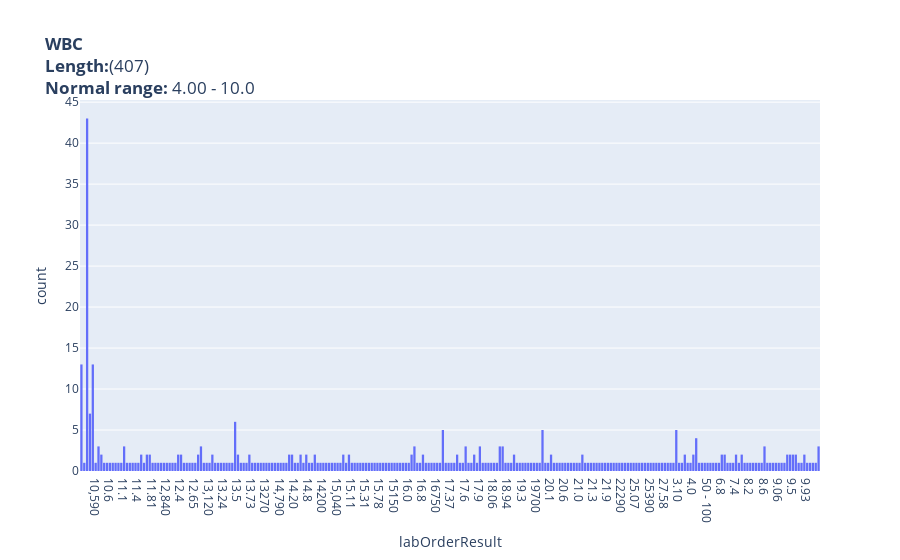

Source (notebook cell):
### Code cell
df = selected_lab_df.loc[selected_lab_df['labItemsNameRef'] == 'WBC'].sort_values(by='labOrderResult')
df_len = df.shape[0]
lab_name = 'WBC'
normal_range = '4.00 - 10.0'
fig1 = px.histogram(data_frame = df,x = "labOrderResult",title=f'<b>{lab_name}</b><br><b>Length:</b>({df_len})<br><b>Normal range:</b> {normal_range}')

fig1.show()

### Figure 1 — Plotly figure (JSON) as saved in the notebook; plotly's stock layout.template omitted (floating-point values rounded to 4 significant figures; data arrays with more than 128 entries replaced by an {"elided": "..."} marker saying what was removed)
{"data": [{"alignmentgroup": "True", "bingroup": "x", "hovertemplate": "labOrderResult=%{x}<br>count=%{y}<extra></extra>", "legendgroup": "", "marker": {"color": "#636efa", "pattern": {"shape": ""}}, "name": "", "offsetgroup": "", "orientation": "v", "showlegend": false, "type": "histogram", "x": {"elided": "407 str values"}, "xaxis": "x", "yaxis": "y"}], "layout": {"autosize": true, "barmode": "relative", "legend": {"tracegroupgap": 0}, "title": {"text": "<b>WBC</b><br><b>Length:</b>(407)<br><b>Normal range:</b> 4.00 - 10.0"}, "xaxis": {"anchor": "y", "autorange": true, "domain": [0, 1], "range": [-0.5, 259.5], "title": {"text": "labOrderResult"}, "type": "category"}, "yaxis": {"anchor": "x", "autorange": true, "domain": [0, 1], "range": [0, 45.26], "title": {"text": "count"}}}}
